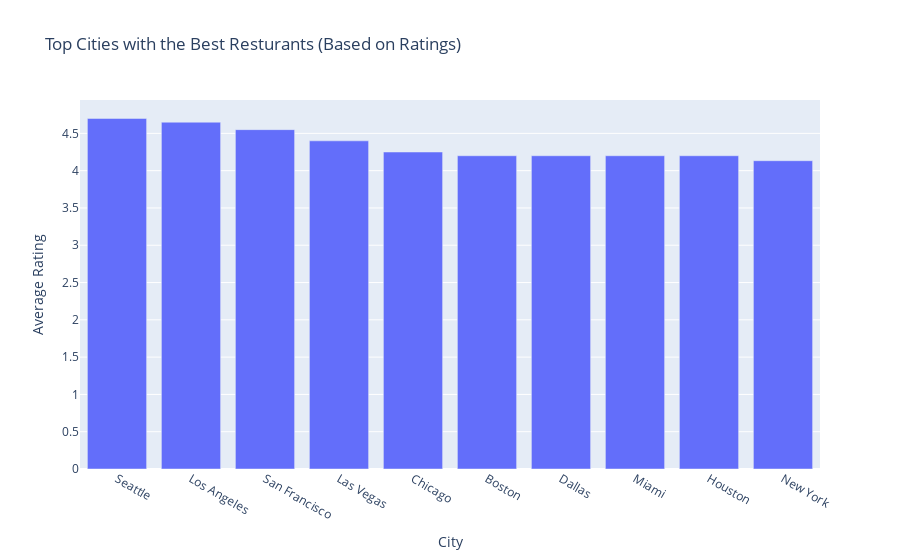

Source (notebook cell):
### Code cell
#Interactive plt using Plotly:Top cities with highest average rating
fig=px.bar(best_resturants_by_city.head(10), x = best_resturants_by_city.head(10).index,
           y = best_resturants_by_city.head(10).values,title='Top Cities with the Best Resturants (Based on Ratings)', 
           labels={'x': 'City','y':'Average Rating'})
fig.show()

### Figure 1 — Plotly figure (JSON) as saved in the notebook; plotly's stock layout.template omitted (floating-point values rounded to 4 significant figures)
{"data": [{"alignmentgroup": "True", "hovertemplate": "City=%{x}<br>Average Rating=%{y}<extra></extra>", "legendgroup": "", "marker": {"color": "#636efa", "pattern": {"shape": ""}}, "name": "", "offsetgroup": "", "orientation": "v", "showlegend": false, "textposition": "auto", "type": "bar", "x": ["Seattle", "Los Angeles", "San Francisco", "Las Vegas", "Chicago", "Boston", "Dallas", "Miami", "Houston", "New York"], "xaxis": "x", "y": [4.7, 4.65, 4.55, 4.4, 4.25, 4.2, 4.2, 4.2, 4.2, 4.133], "yaxis": "y"}], "layout": {"barmode": "relative", "legend": {"tracegroupgap": 0}, "title": {"text": "Top Cities with the Best Resturants (Based on Ratings)"}, "xaxis": {"anchor": "y", "domain": [0, 1], "title": {"text": "City"}}, "yaxis": {"anchor": "x", "domain": [0, 1], "title": {"text": "Average Rating"}}}}
